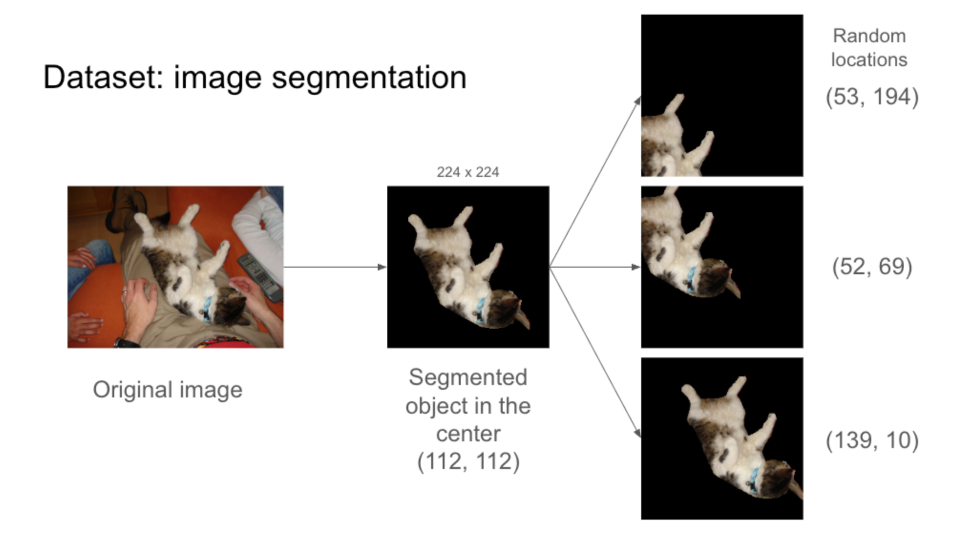
#> input picture coco.png, 1920 x 1080 px, given as the content of the folder imagenet_og/train/, which was not available (shown at 1/2 size)
$ python imageGenerator.py
#> lines starting #> are read from the running program, lines starting #| are printed output that depends on the picture; pictures that were not available may be replaced by others from this repository, and a replacement may not be noted
# Generate 224x224 crops from ImageNet images for training the steerable autoencoder.
# The crops are overlapping with stride 56px
# Eye movement vector is saved as part of crop name

import os
import itertools
from PIL import Image
from tqdm import tqdm


def create_crops(image_path, output_dir, crop_size=224):
#> called with image_path = 'imagenet_og/train/coco.png/coco.png', output_dir = 'imagenet_results/train/coco.png/coco', crop_size = 224
    image = Image.open(image_path)
#> image is the input picture: PIL image 1920x1080 RGBA; mean R, G, B, A 197.7, 194.6, 192.8, 255
    width, height = image.size
#> width = 1920; height = 1080

    os.makedirs(output_dir, exist_ok=True)
    # Resize the image while maintaining the aspect ratio
    short_side = min(width, height)
#> short_side = 1080
    scale = 500 / short_side
#> scale = 0.463
    new_width = int(width * scale)
#> new_width = 888
    new_height = int(height * scale)
#> new_height = 500
    image = image.resize((new_width, new_height))
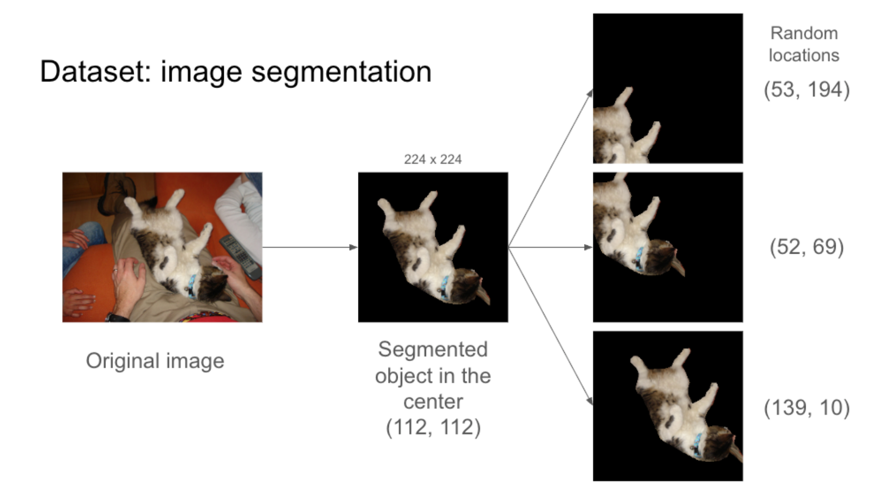
#> image: PIL image 888x500 RGBA; mean R, G, B, A 197.7, 194.6, 192.7, 255


    # Crop center
    left = (new_width - 448) // 2
#> left = 220
    top = (new_height - 448) // 2
#> top = 26
    right = left + 448
#> right = 668
    bottom = top + 448
#> bottom = 474
    image = image.crop((left, top, right, bottom))
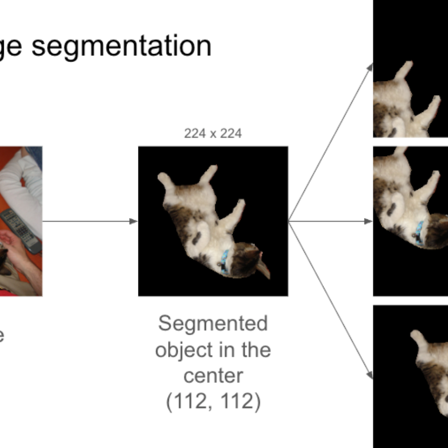
#> image: PIL image 448x448 RGBA; mean R, G, B, A 188.9, 187.2, 185.6, 255

    # Crop into 224x224 patches with 50% overlap
    w,h = image.size
#> w = 448; h = 448
    for i, j in itertools.product(range(0, w-crop_size+1, crop_size//4), range(0, h-crop_size+1, crop_size//4)):
        box = (i, j, i + crop_size, j + crop_size)
        cropped_image = image.crop(box)
        cropped_image.save(os.path.join(output_dir, f"{os.path.basename(image_path).split('.')[0]}_{i}_{j}.png"))
#> this loop made 25 passes
#> pass 1, in create_crops, `cropped_image = image.crop(box)`:
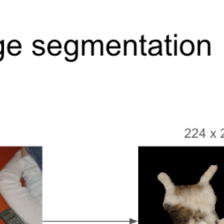
#> cropped_image: PIL image 224x224 RGBA; mean R, G, B, A 213, 211.4, 210.2, 255
#> pass 2, in create_crops, `cropped_image = image.crop(box)`:
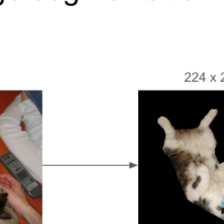
#> cropped_image: PIL image 224x224 RGBA; mean R, G, B, A 194.8, 191.2, 188.9, 255
#> pass 3, in create_crops, `cropped_image = image.crop(box)`:
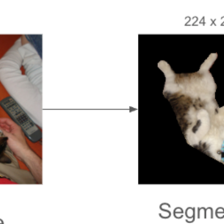
#> cropped_image: PIL image 224x224 RGBA; mean R, G, B, A 184.8, 180.8, 178.2, 255
#> after the loop:
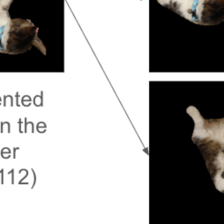
#> cropped_image: PIL image 224x224 RGBA; mean R, G, B, A 156.4, 155.4, 154.2, 255

if __name__ == "__main__":
    input_dir = "imagenet_og/train/" #replace with ImageNet training directory
    output_dir = "imagenet_results/train/" #replace with output directory for training crops
    count = 0
    for folder in tqdm(os.listdir(input_dir)):
        folder_path = os.path.join(input_dir, folder)
        output_dir_cat = os.path.join(output_dir, folder)
        os.makedirs(output_dir_cat, exist_ok=True)
        for filename in os.listdir(folder_path):
            output_dir_img = os.path.join(output_dir_cat, os.path.splitext(filename)[0])
            create_crops(os.path.join(folder_path, filename), output_dir_img)
            count += 1

    print(f"Processed {count} train images.")
